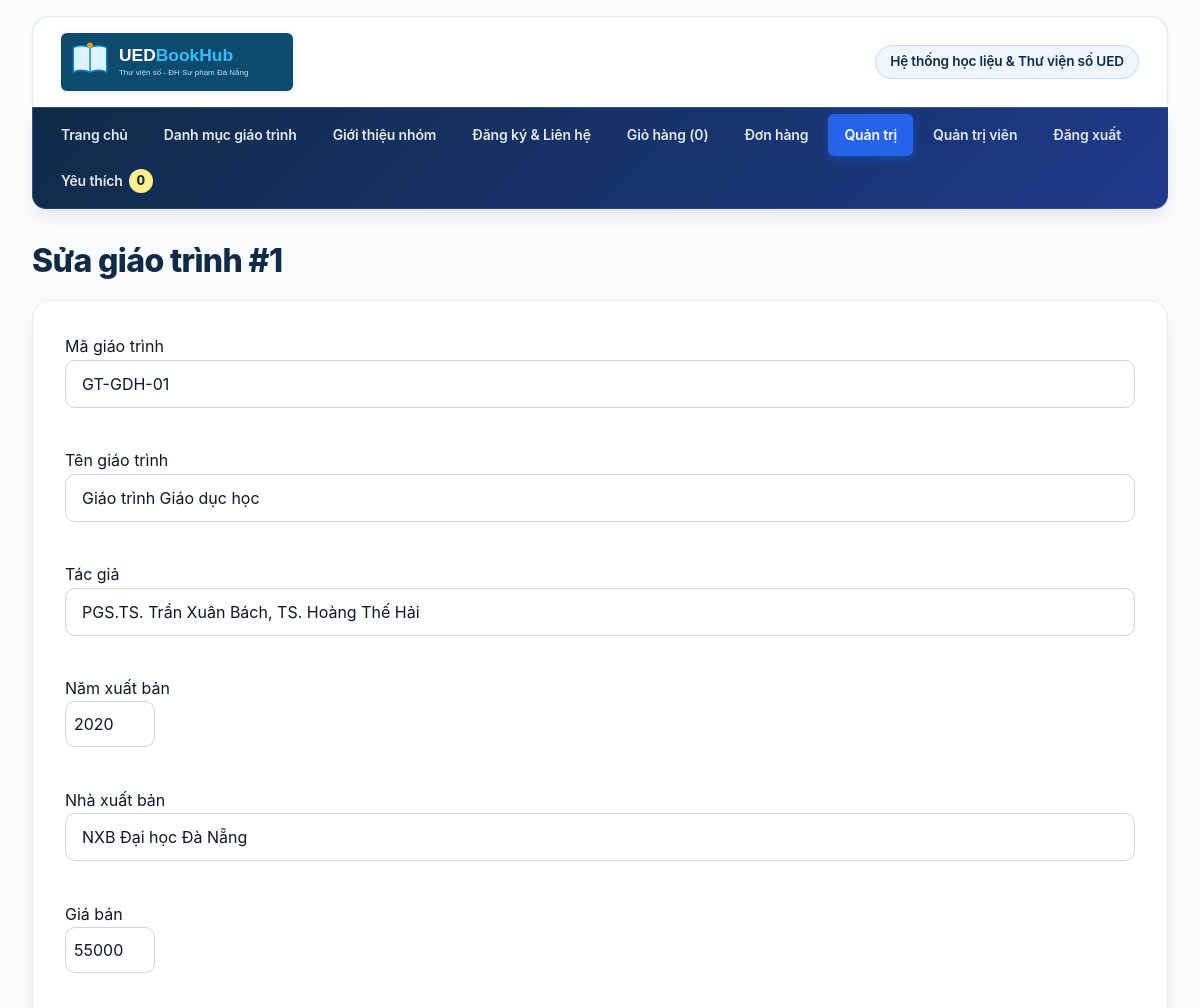
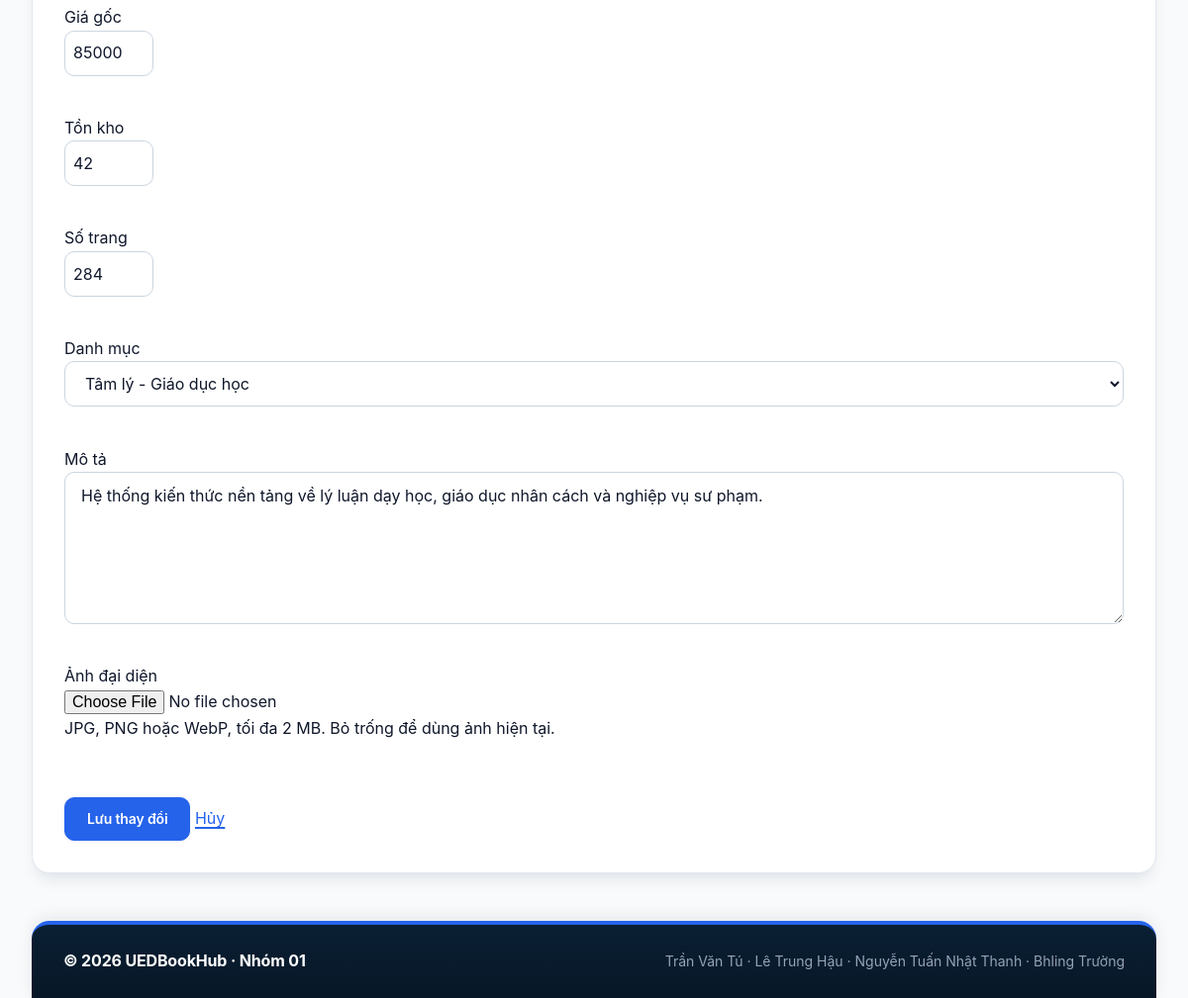
The page /sua-giao-trinh.php?id=1 (signed in) on the database its author committed (2 pictures, top to bottom).
### tables this page shows
CREATE TABLE nguoi_dung (
    id INT UNSIGNED AUTO_INCREMENT PRIMARY KEY,
    email VARCHAR(254) NOT NULL,
    ho_ten VARCHAR(100) NOT NULL,
    mat_khau VARCHAR(255) NOT NULL,
    vai_tro ENUM('quan_tri', 'khach_hang') NOT NULL DEFAULT 'khach_hang',
    ngay_tao DATETIME NOT NULL DEFAULT CURRENT_TIMESTAMP,
    UNIQUE KEY uq_nguoi_dung_email (email)
);

CREATE TABLE giao_trinh (
    id INT UNSIGNED AUTO_INCREMENT PRIMARY KEY,
    danh_muc_id INT UNSIGNED NOT NULL,
    ma VARCHAR(30) NOT NULL,
    ten VARCHAR(200) NOT NULL,
    tac_gia VARCHAR(255) NOT NULL,
    nam_xuat_ban SMALLINT UNSIGNED NOT NULL,
    nha_xuat_ban VARCHAR(150) NOT NULL,
    gia INT UNSIGNED NOT NULL,
    gia_goc INT UNSIGNED NOT NULL,
    ton_kho INT UNSIGNED NOT NULL DEFAULT 0,
    so_trang SMALLINT UNSIGNED NOT NULL,
    anh VARCHAR(255) NULL,
    mo_ta TEXT NULL,
    ngay_tao DATETIME NOT NULL DEFAULT CURRENT_TIMESTAMP,
    UNIQUE KEY uq_giao_trinh_ma (ma),
    KEY idx_giao_trinh_danh_muc_gia (danh_muc_id, gia),
    CONSTRAINT fk_giao_trinh_danh_muc FOREIGN KEY (danh_muc_id) REFERENCES danh_muc(id),
    CONSTRAINT chk_giao_trinh_gia CHECK (gia >= 1000),
    CONSTRAINT chk_giao_trinh_gia_goc CHECK (gia_goc >= gia),
    CONSTRAINT chk_giao_trinh_nam CHECK (nam_xuat_ban BETWEEN 1900 AND 2100),
    CONSTRAINT chk_giao_trinh_so_trang CHECK (so_trang > 0)
);

CREATE TABLE danh_muc (
    id INT UNSIGNED AUTO_INCREMENT PRIMARY KEY,
    ten VARCHAR(100) NOT NULL,
    slug VARCHAR(100) NOT NULL,
    UNIQUE KEY uq_danh_muc_ten (ten),
    UNIQUE KEY uq_danh_muc_slug (slug)
);

### inc/ham.php (called while the page is built, shortened)
<?php
function e(string|int|float|null $value): string
{
    return htmlspecialchars((string) $value, ENT_QUOTES | ENT_SUBSTITUTE, 'UTF-8');
}
function soNguyen(mixed $value, int $min = 1, int $max = PHP_INT_MAX): ?int
{
    $so = filter_var($value, FILTER_VALIDATE_INT, ['options' => ['min_range' => $min, 'max_range' => $max]]);
    return $so === false ? null : $so;
}
function khoGiaoTrinh(): App\Data\KhoGiaoTrinh
{
    return new App\Data\KhoGiaoTrinh(db());
}

### src/Services/GioHang.php (called while the page is built, shortened)
<?php
final class GioHang
{
    public function soMon(): int { return array_sum($_SESSION['gio']); }
}

### inc/xac-thuc.php (called while the page is built, shortened)
<?php
function nguoiDung(): ?array
{
    static $daDoc = false;
    static $nguoiDung = null;
    if ($daDoc) {
        return $nguoiDung;
    }
    $daDoc = true;
    $uid = soNguyen($_SESSION['uid'] ?? null);
    $dong = (new App\Data\KhoNguoiDung(db()))->timTheoId($uid);
    return $nguoiDung = $dong;
}
function yeuCauDangNhap(): array
{
    $nd = nguoiDung();
    return $nd;
}
function yeuCauQuyen(string $vaiTro): array
{
    $nd = yeuCauDangNhap();
    return $nd;
}

### inc/db.php (called while the page is built, shortened)
<?php
function db(): PDO
{
    static $ketNoi = null;
    if ($ketNoi instanceof PDO) {
        return $ketNoi;
    }
    $ketNoi = new PDO(
        'mysql:host=127.0.0.1;port=3306;dbname=ltweb_nhom01;charset=utf8mb4',
        'root',
        '',
        [
            PDO::ATTR_ERRMODE => PDO::ERRMODE_EXCEPTION,
            PDO::ATTR_DEFAULT_FETCH_MODE => PDO::FETCH_ASSOC,
            PDO::ATTR_EMULATE_PREPARES => false,
        ]
    );
    return $ketNoi;
}

### src/Data/KhoNguoiDung.php (called while the page is built, shortened)
<?php
final class KhoNguoiDung
{
    public function timTheoId(int $id): ?array
    {
        $st=$this->db->prepare('SELECT id, email, ho_ten, vai_tro FROM nguoi_dung WHERE id = ?');$st->execute([$id]);$d=$st->fetch();
        if($d===false){return null;}$d['id']=(int)$d['id'];return $d;
    }
}

### src/Data/KhoGiaoTrinh.php (called while the page is built, shortened)
<?php
final class KhoGiaoTrinh
{
    private function doiTuong(array $dong): GiaoTrinh { return GiaoTrinh::tuDong($dong); }
    public function timTheoId(int $id): ?GiaoTrinh
    {
        $st = $this->db->prepare(self::CHON . ' WHERE g.id = ?');
        $st->execute([$id]);
        $dong = $st->fetch();
        return $dong === false ? null : $this->doiTuong($dong);
    }
    public function cacDanhMuc(): array
    {
        return $this->db->query('SELECT id, ten FROM danh_muc ORDER BY ten')->fetchAll();
    }
}

### src/Models/GiaoTrinh.php (called while the page is built, shortened)
<?php
final class GiaoTrinh implements JsonSerializable
{
    public static function tuDong(array $d): self
    {
        return new self(
            (int) $d['id'], (string) $d['ma'], (string) $d['ten'],
            (string) $d['tac_gia'], (string) $d['danh_muc'], (int) $d['danh_muc_id'],
            (int) $d['nam_xuat_ban'], (string) $d['nha_xuat_ban'],
            (int) $d['gia'], (int) $d['gia_goc'], (int) $d['ton_kho'],
            (int) $d['so_trang'], (string) ($d['anh'] ?? ''), (string) ($d['mo_ta'] ?? '')
        );
    }
}

### inc/form-giao-trinh.php (the view, shortened to what this page needs)
<form class="bieu-mau" action="<?= e($hanhDong) ?>" method="post" enctype="multipart/form-data">
<?php foreach (['ma' => ['Mã giáo trình','text'], 'ten' => ['Tên giáo trình','text'], 'tac_gia' => ['Tác giả','text'], 'nam_xuat_ban' => ['Năm xuất bản','number'], 'nha_xuat_ban' => ['Nhà xuất bản','text'], 'gia' => ['Giá bán','number'], 'gia_goc' => ['Giá gốc','number'], 'ton_kho' => ['Tồn kho','number'], 'so_trang' => ['Số trang','number']] as $key => [$nhan,$type]): ?>
<div class="bieu-mau__nhom"><label for="<?= e($key) ?>"><?= e($nhan) ?></label><input class="bieu-mau__o-nhap" id="<?= e($key) ?>" name="<?= e($key) ?>" type="<?= e($type) ?>" value="<?= e($f[$key] ?? '') ?>" required aria-describedby="loi-<?= e($key) ?>"><p id="loi-<?= e($key) ?>" class="bieu-mau__loi"><?= e($loi[$key] ?? '') ?></p></div>
<?php endforeach; ?>
<div class="bieu-mau__nhom"><label for="danh_muc_id">Danh mục</label><select class="bieu-mau__o-nhap" id="danh_muc_id" name="danh_muc_id" required><option value="">Chọn danh mục</option><?php foreach ($danhMuc as $d): ?><option value="<?= e($d['id']) ?>" <?= (string) ($f['danh_muc_id'] ?? '') === (string) $d['id'] ? 'selected' : '' ?>><?= e($d['ten']) ?></option><?php endforeach; ?></select><p class="bieu-mau__loi"><?= e($loi['danh_muc_id'] ?? '') ?></p></div>
<div class="bieu-mau__nhom"><label for="mo_ta">Mô tả</label><textarea class="bieu-mau__o-nhap" id="mo_ta" name="mo_ta" maxlength="2000" rows="5"><?= e($f['mo_ta'] ?? '') ?></textarea><p class="bieu-mau__loi"><?= e($loi['mo_ta'] ?? '') ?></p></div>
<div class="bieu-mau__nhom"><label for="anh">Ảnh đại diện</label><input id="anh" name="anh" type="file" accept="image/jpeg,image/png,image/webp"><p>JPG, PNG hoặc WebP, tối đa 2 MB. Bỏ trống để dùng ảnh hiện tại.</p><p class="bieu-mau__loi"><?= e($loi['anh'] ?? '') ?></p></div>
<button class="nut nut--chinh" type="submit"><?= e($nutGui) ?></button> <a href="quan-tri.php">Hủy</a>
</form>

### inc/header.php (shortened to what this page needs)
<?php
$goc ??= '';
$trang ??= '';
$dataGiaoDien ??= '';
$gioDauTrang = new App\Services\GioHang();
$nguoiDungDauTrang = nguoiDung();
$menu = ['index' => 'Trang chủ', 'danh-sach' => 'Danh mục giáo trình', 'gioi-thieu' => 'Giới thiệu nhóm', 'lien-he' => 'Đăng ký & Liên hệ'];
?>
<!DOCTYPE html>
<html lang="vi"<?= $dataGiaoDien !== '' ? ' data-giao-dien="' . e($dataGiaoDien) . '"' : '' ?>>
<head>
  <link rel="stylesheet" href="<?= e($goc) ?>css/style.css">
  <link rel="stylesheet" href="<?= e($goc) ?>css/php.css">
</head>
<body class="trang">
<header class="dau-trang">
  <img class="dau-trang__bieu-trung" src="<?= e($goc) ?>images/UEDBookHub.svg" alt="UEDBookHub" width="320" height="80">
  <p class="dau-trang__khau-hieu">Hệ thống học liệu &amp; Thư viện số UED</p>
</header>
<nav class="thanh-dieu-huong" aria-label="Điều hướng chính">
  <ul class="thanh-dieu-huong__danh-sach">
    <?php foreach ($menu as $tep => $nhan): ?>
    <li class="thanh-dieu-huong__muc"><a class="thanh-dieu-huong__lien-ket" href="<?= e($goc . $tep) ?>.php" <?= $trang === $tep ? 'aria-current="page"' : '' ?>><?= e($nhan) ?></a></li>
    <?php endforeach; ?>
    <li class="thanh-dieu-huong__muc"><a class="thanh-dieu-huong__lien-ket" href="<?= e($goc) ?>gio-hang.php" <?= $trang === 'gio-hang' ? 'aria-current="page"' : '' ?>>Giỏ hàng (<span data-so-mon><?= e($gioDauTrang->soMon()) ?></span>)</a></li>
    <?php if ($nguoiDungDauTrang !== null): ?>
    <li class="thanh-dieu-huong__muc"><a class="thanh-dieu-huong__lien-ket" href="<?= e($goc) ?>don-hang.php" <?= $trang === 'don-hang' ? 'aria-current="page"' : '' ?>>Đơn hàng</a></li>
    <?php if ($nguoiDungDauTrang['vai_tro'] === 'quan_tri'): ?><li class="thanh-dieu-huong__muc"><a class="thanh-dieu-huong__lien-ket" href="<?= e($goc) ?>quan-tri.php" <?= $trang === 'quan-tri' ? 'aria-current="page"' : '' ?>>Quản trị</a></li><?php endif; ?>
    <li class="thanh-dieu-huong__muc"><span class="thanh-dieu-huong__lien-ket"><?= e($nguoiDungDauTrang['ho_ten']) ?></span></li>
    <li class="thanh-dieu-huong__muc"><form action="<?= e($goc) ?>dang-xuat.php" method="post"><button class="thanh-dieu-huong__lien-ket nut-dang-xuat" type="submit">Đăng xuất</button></form></li>
    <?php endif; ?>
  </ul>
</nav>

### sua-giao-trinh.php (shortened to what this page needs)
<?php
require __DIR__ . '/inc/config.php'; require __DIR__ . '/inc/kiem-tra.php'; yeuCauQuyen('quan_tri');
$kho=khoGiaoTrinh();$id=soNguyen($_GET['id']??null);$s=$id!==null?$kho->timTheoId($id):null;
$danhMuc=$kho->cacDanhMuc();$ids=array_map('intval',array_column($danhMuc,'id'));
$cu=['danh_muc_id'=>$s->danhMucId,'ma'=>$s->ma,'ten'=>$s->ten,'tac_gia'=>$s->tacGia,'nam_xuat_ban'=>$s->namXuatBan,'nha_xuat_ban'=>$s->nhaXuatBan,'gia'=>$s->gia,'gia_goc'=>$s->giaGoc,'ton_kho'=>$s->soLuong,'so_trang'=>$s->soTrang,'mo_ta'=>$s->moTa];
$f=$cu;$loi=[];
$tieuDe='Sửa giáo trình';$trang='quan-tri';$hanhDong='sua-giao-trinh.php?id='.$id;$nutGui='Lưu thay đổi';require __DIR__.'/inc/header.php';
?><main class="noi-dung-chinh"><h1>Sửa giáo trình #<?= e($id) ?></h1><?php require __DIR__.'/inc/form-giao-trinh.php'; ?></main><?php require __DIR__.'/inc/footer.php'; ?>

### css/php.css (style rules this page uses)
input, select, textarea { max-width: 100%; min-width: 0; font: inherit; }
.bieu-mau input[type=number], td input { width: 90px; padding: 8px; }
.bieu-mau select { width: 100%; }
.noi-dung-chinh, .the, .bieu-mau__nhom { min-width: 0; overflow-wrap: anywhere; }
.nut { white-space: normal; }
.nut-dang-xuat { border: 0; background: transparent; cursor: pointer; }
.thanh-dieu-huong form { margin: 0; }

### rows shown on the page
nguoi_dung: ho_ten "Quản trị viên"
giao_trinh: id "1", ma "GT-GDH-01", ten "Giáo trình Giáo dục học", tac_gia "PGS.TS. Trần Xuân Bách, TS. Hoàng Thế Hải", nam_xuat_ban "2020", nha_xuat_ban "NXB Đại học Đà Nẵng", gia "55000", gia_goc "85000", ton_kho "42", so_trang "284", danh_muc_id "Tâm lý - Giáo dục học", mo_ta "Hệ thống kiến thức nền tảng về lý luận dạy học, giáo dục nhân cách và nghiệp vụ sư phạm."

### other values the page prints
$nhan "Trang chủ"
$nhan "Danh mục giáo trình"
$nhan "Giới thiệu nhóm"
$nhan "Đăng ký & Liên hệ"
$gioDauTrang->soMon() "0"
$nhan "Mã giáo trình"
$nhan "Tên giáo trình"
$nhan "Tác giả"
$nhan "Năm xuất bản"
$nhan "Nhà xuất bản"
$nhan "Giá bán"
$nhan "Giá gốc"
$nhan "Tồn kho"
$nhan "Số trang"
$nutGui "Lưu thay đổi"
